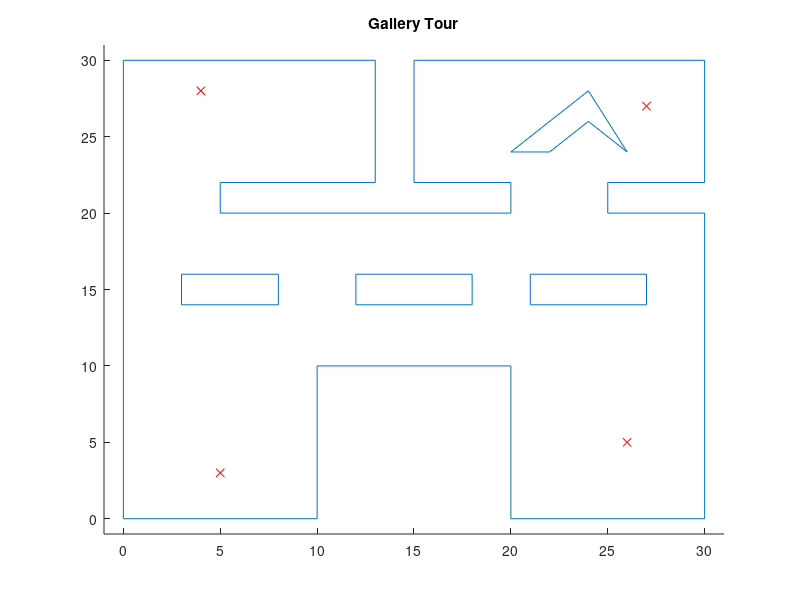

Here is the MATLAB script that generated this plot:
% Gallery map Wavefront planning

boundary = [0 0; 10 0; 10 10; 20 10; 20 0; 30 0; 30 20; 25 20; 25 22; 30 22; 30 30; 15 30; 15 22; 20 22; 20 20; 5 20; 5 22; 13 22;13 30; 0 30];
obstacle1 = [3 14; 3 16; 8 16; 8 14];
obstacle2 = [12 14; 12 16; 18 16; 18 14];
obstacle3 = [21 14; 21 16; 27 16; 27 14];
obstacle4 = [20 24; 22 24; 24 26; 26 24; 24 28];

galleryMap = [boundary; boundary(1,:); NaN NaN; 
              obstacle1; obstacle1(1,:); NaN NaN;
              obstacle2; obstacle2(1,:); NaN NaN;
              obstacle3; obstacle3(1,:); NaN NaN;
              obstacle4; obstacle4(1,:); NaN NaN];
              
tour = [4 28; 5 3; 27 27; 26 5];
          
figure(1); clf; hold on;
plot(galleryMap(:,1),galleryMap(:,2));
plot(tour(:,1), tour(:,2), 'rx');
title('Gallery Tour');
axis([-1 31 -1 31])

